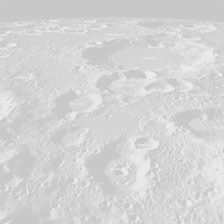
#> input picture 03-numlab/lunar_images/lunar01_raw.jpg, 224 x 224 px, found by its file name; its folder holds 3 pictures in this run
$ python task1.py
#> lines starting #> are read from the running program, lines starting #| are printed output that depends on the picture
from PIL import Image
import numpy as np

file_path = r"lunar_images\lunar"
for i in range(1, 4):
    img = Image.open(f"{file_path}0{i}_raw.jpg")
#> img is the input picture: PIL image 224x224 L; min 191, max 243, mean 212
    data = np.array(img)
    min_val = data.min()
#> min_val = 191
    max_val = data.max()
#> max_val = 243
    k = 255.0 / (max_val - min_val)
#> k = 4.9
    data = (data - min_val) * k
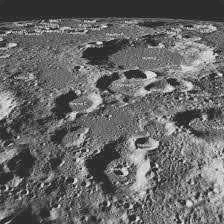
#> data: shape (224, 224) float64; min 0, max 255, mean 103; drawn with min black and max white
    data = data.astype(np.uint8)
    result_img = Image.fromarray(data)
    result_img.save(f"{file_path}0{i}_enhanced.jpg")
#> pass 2 of the loop `for i in range(1, 4):`:
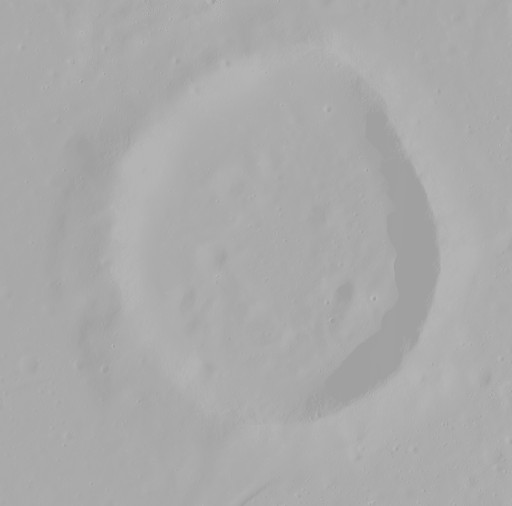
#> input picture 03-numlab/lunar_images/lunar02_raw.jpg, 512 x 506 px, found by its file name
#> img is the input picture: PIL image 512x506 L; min 155, max 185, mean 170.3
#> min_val = 155
#> max_val = 185
#> k = 8.5
#> `data = (data - min_val) * k`:
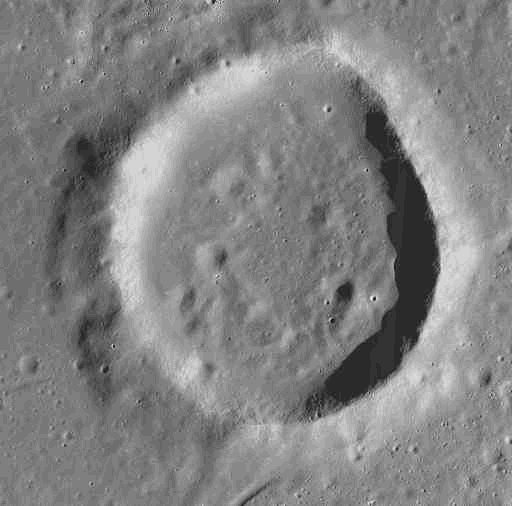
#> data: shape (506, 512) float64; min 0, max 255, mean 130.2
